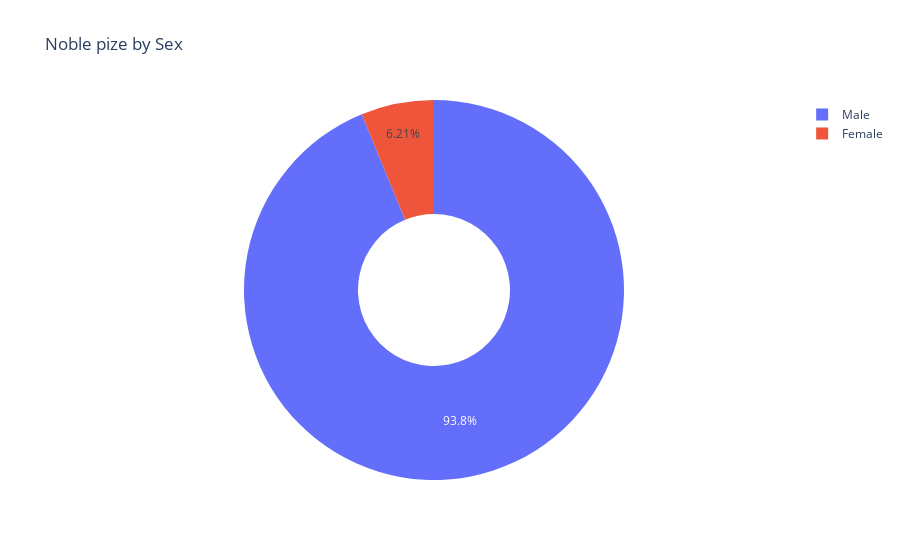

Notebook code cell kept with this figure:
### Markdown cell above
**Challenge**: Create a [donut chart using plotly](https://plotly.com/python/pie-charts/) which shows how many prizes went to men compared to how many prizes went to women. What percentage of all the prizes went to women?

### Code cell
by_sex = df_data.groupby(by='sex').size()
fig = px.pie(by_sex, values=by_sex.values, names=by_sex.index, 
            title='Noble pize by Sex', hole=0.4)
fig.update_traces(textposition='inside', textinfo='percent')
fig.show()

### Figure 1 — Plotly figure (JSON) as saved in the notebook; plotly's stock layout.template omitted (floating-point values rounded to 4 significant figures)
{"data": [{"domain": {"x": [0, 1], "y": [0, 1]}, "hole": 0.4, "hovertemplate": "sex=%{label}<br>value=%{value}<extra></extra>", "labels": ["Female", "Male"], "legendgroup": "", "name": "", "showlegend": true, "textinfo": "percent", "textposition": "inside", "type": "pie", "values": [58, 876]}], "layout": {"legend": {"tracegroupgap": 0}, "title": {"text": "Noble pize by Sex"}}}
